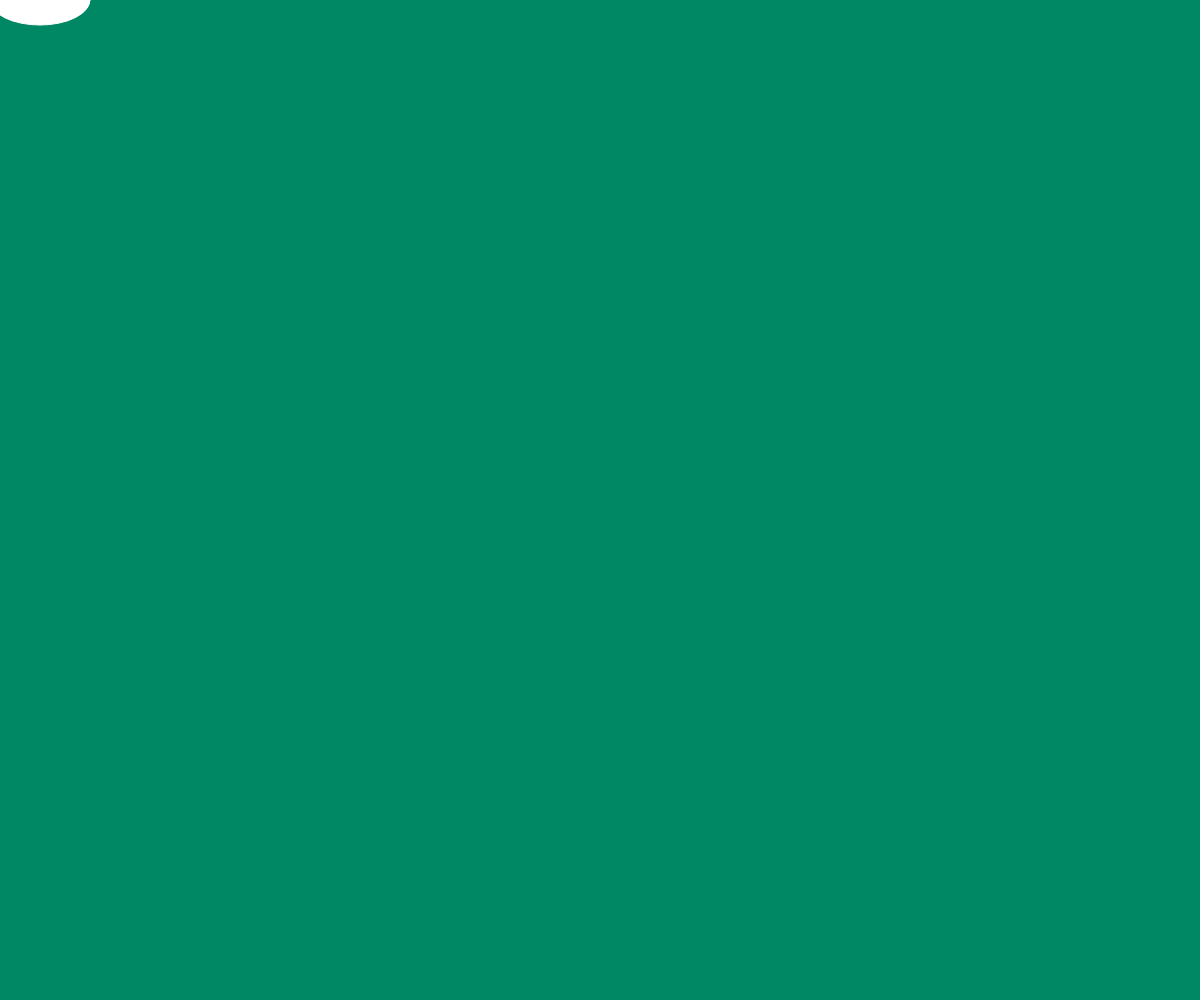
Frame 1 (no input)
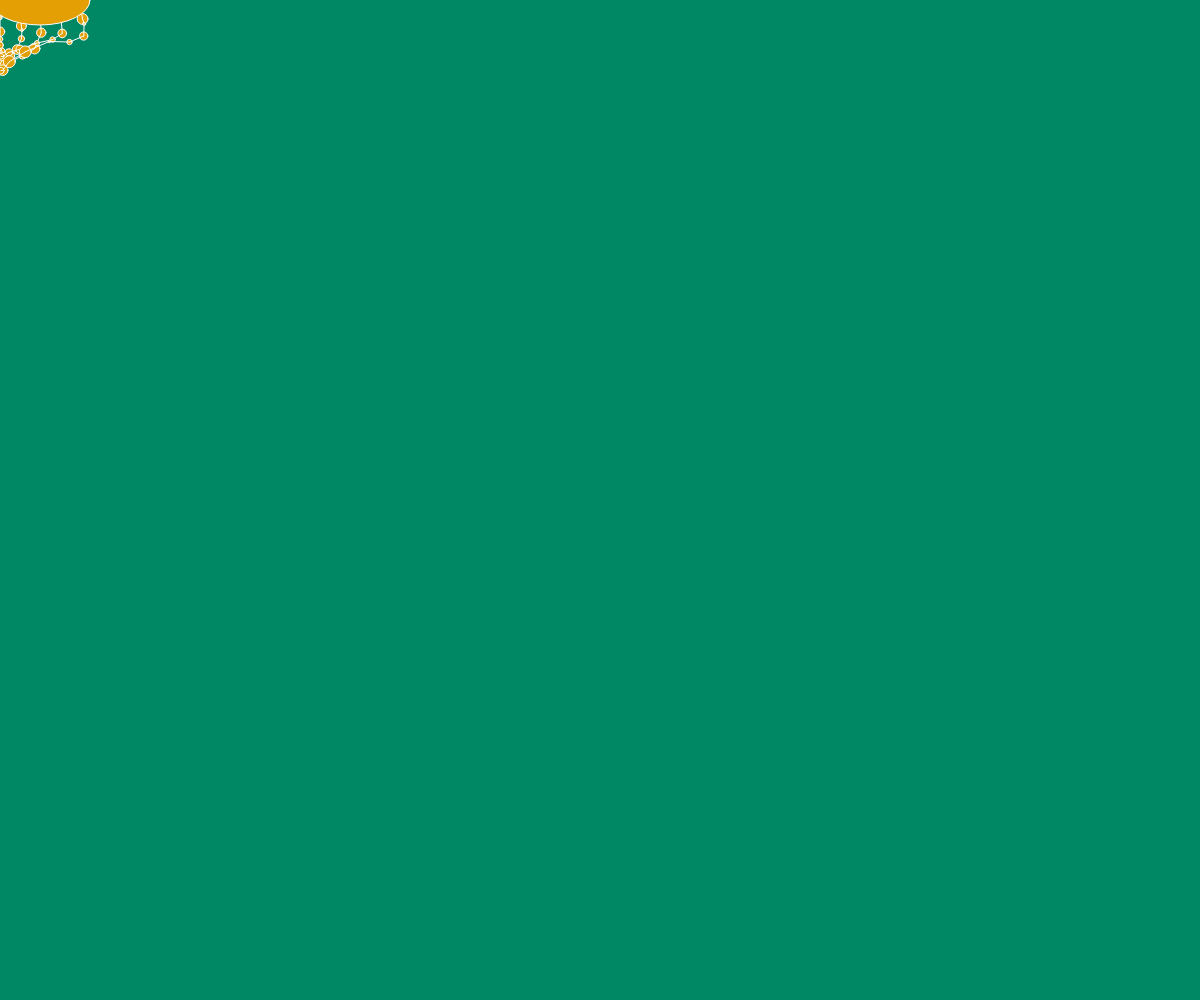
Frame 60 (no input)
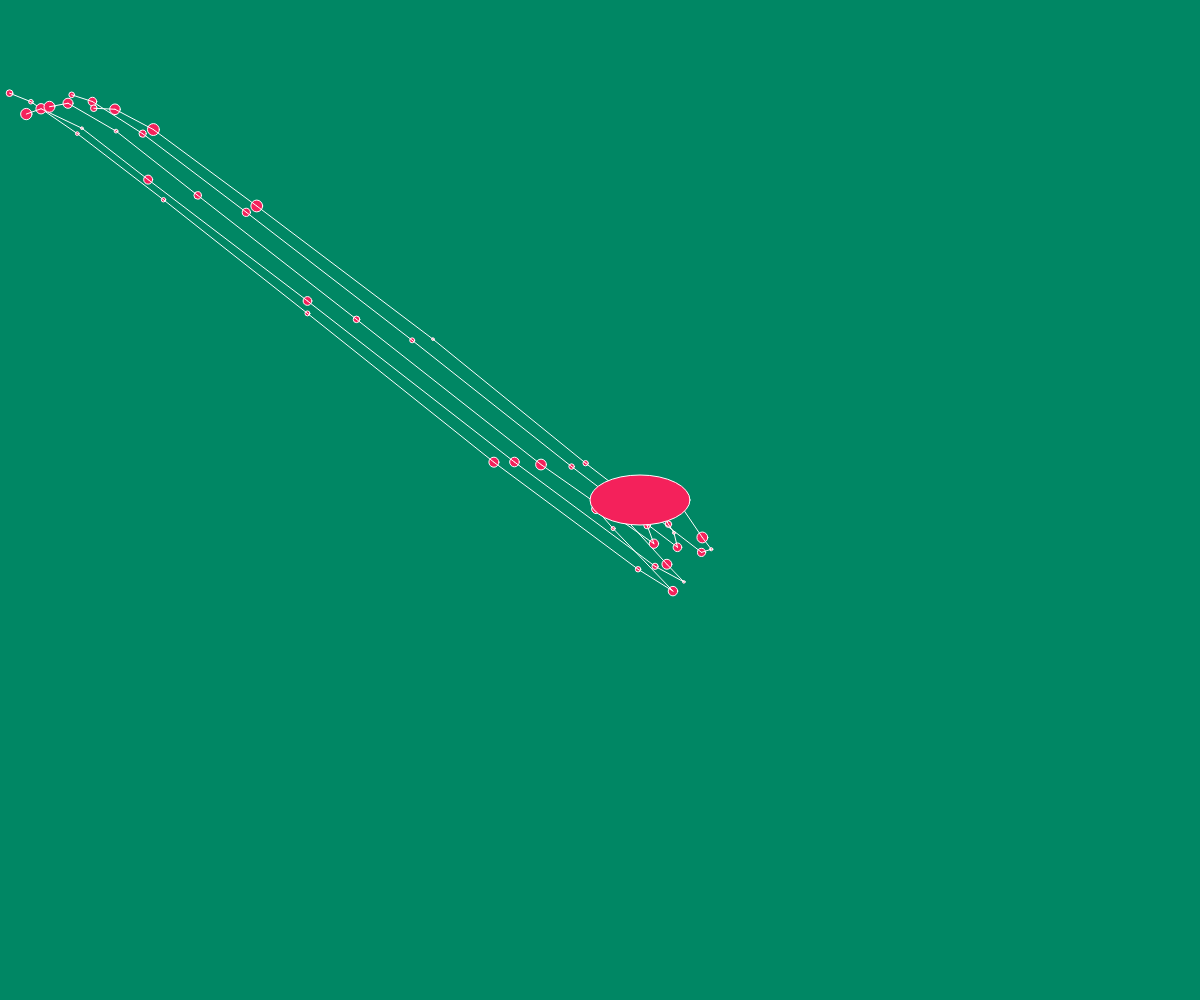
Frame 120 (the mouse pressed at the canvas centre since frame 60)

The p5.js sketch that drew these frames (run headless with seeded random() and noise() and a simulated clock; from frame 60 on, the mouse is pressed at the canvas centre):

// p5.js sketch
// ── sketch.js
let sam = new Jelly;

function setup() {
	createCanvas(windowWidth, windowHeight);
	sam.setup();
	
	sam.token = 0;
	//sam.offset = 0.015
}

function draw() {
	background(0, 135, 100);
	sam.update();
}

// ── Dot.js
function Dot() {
	this.timeStep = 0.2;
	this.k = 3; //Spring constant
	this.resistance = 6; //Air resistance
	this.gravity = 4; //Gravitational constant
	this.mass = 7; //Mass of each point
	
	this.force = [0, 0]; //Forces for x and y
	this.pos = [0, 0]; //Positions for x and y
	this.velocity = [0, 0]; //Velocity of x and y
	this.acceleration = [0, 0]; //Acceleration of x and y

	this.update = function(anchorX, anchorY) {
		for (let i = 0; i < 2; i++) {
			if (i == 1) {
				this.force[i] = -this.k * (this.pos[i] - anchorY)
								+ this.mass * this.gravity
								- this.resistance * this.velocity[i];
			} else if (i == 0) {
				this.force[i] = -this.k * (this.pos[i] - anchorX)
								- this.resistance * this.velocity[i];
			}
			this.acceleration[i] = this.force[i]/this.mass;
			this.velocity[i] += this.acceleration[i]*this.timeStep;
			this.pos[i] += this.velocity[i]*this.timeStep;
		}
		this.draw(anchorX, anchorY);
	}
	
	this.draw = function(anchorX, anchorY) {
		ellipse(this.pos[0], this.pos[1], this.mass);
		stroke(255);
		line(anchorX, anchorY, this.pos[0], this.pos[1]);
	}
}
// ── Jelly.js
function Jelly() {
	this.token;

	this.dotRows = 10;
	this.dotCols = 5;

	this.dotArray = [];

	this.creatureX = 0;
	this.creatureY = 0;

	this.angleX = 0;
	this.angleY = 0;
	this.offset = 0.01;

	this.freq = 0.3;
	this.pos = 0;
	this.rgb = [];

	this.setup = function() {
		this.angleY = PI/2
	
		for (let i = 0; i < this.dotCols; i++) {
			this.dotArray[i] = [];
			for (let j = 0; j < this.dotRows; j++) {
				this.dotArray[i][j] = new Dot;
				this.dotArray[i][j].mass += random(-5, 5);
			}
		}
	}

	this.update = function() {
		this.render();
		this.rainbow();
	
		if (this.token == 1) {
			this.creatureX = map(sin(this.angleX), -1, 1, 200, width - 200);
			this.creatureY = map(sin(this.angleY), -1, 1, height - 200, 200);
		} else if (this.token == 0) {
			this.creatureX = mouseX;
			this.creatureY = mouseY;
		}
	
		this.angleX += this.offset*2;
		this.angleY += this.offset;
	}

	this.render = function() {
		for (let j = 0; j < this.dotCols; j++) {
			this.dotArray[j][0].update(this.creatureX + j*20, this.creatureY);
			for (let i = 1; i < this.dotRows; i++) {
				let anchorX = this.dotArray[j][i-1].pos[0];
				let anchorY = this.dotArray[j][i-1].pos[1];
				this.dotArray[j][i].update(anchorX, anchorY);
			}
		}
		ellipse(this.creatureX + 40, this.creatureY, 100, 50);
	}

	this.rainbow = function() {
		for (let i = 0; i < 3; i++) {
			this.rgb[i] = sin(this.freq*this.pos + i*2) * 127 + 128;
		}
	
		fill(this.rgb[0], this.rgb[1], this.rgb[2]);
	
		this.pos += random(0.01, 0.1);
	}
}
